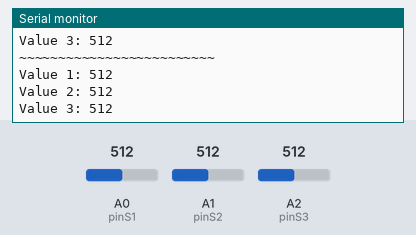
Bench run of a sketch on a simulated Arduino Uno, built with avr-gcc and run on an emulated ATmega328P. Shown: the last lines printed to the serial monitor. The inputs (shaded band) are chosen by the test bench; at power-on: A0 (pinS1) = 512, A1 (pinS2) = 512, A2 (pinS3) = 512.

Above: at 1.8 s.
1.9 s: A0 (pinS1) set to 716
At 2.8 s:
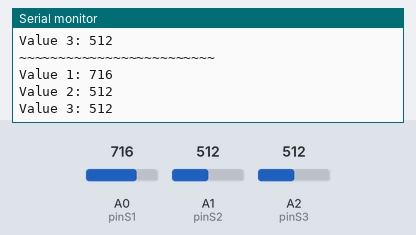
3.4 s: A1 (pinS2) set to 716
At 4.7 s:
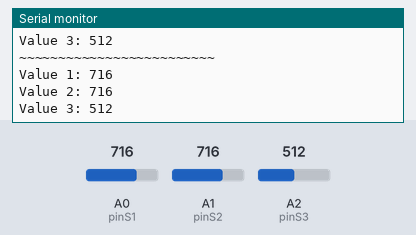
4.9 s: A2 (pinS3) set to 716
At 5.8 s:
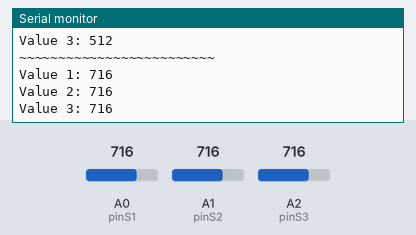
6.4 s: A0 (pinS1) set to 900
At 7.7 s:
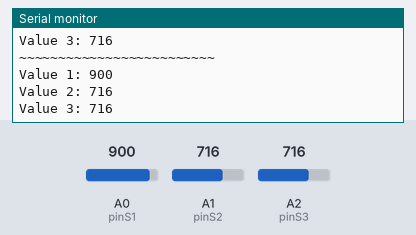
7.9 s: A1 (pinS2) set to 900
At 8.9 s:
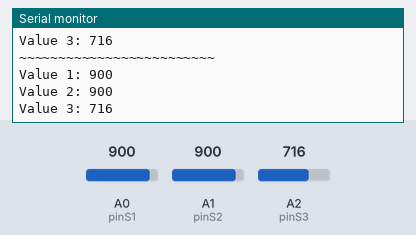
9.4 s: A2 (pinS3) set to 900
At 10.9 s:
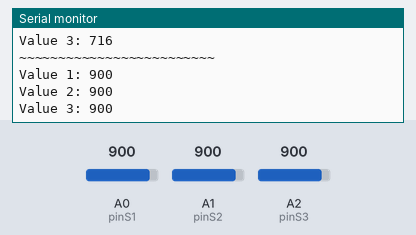
Timing chart, 0 to 11.9 s (numbered marks = the images above; inputs shaded):
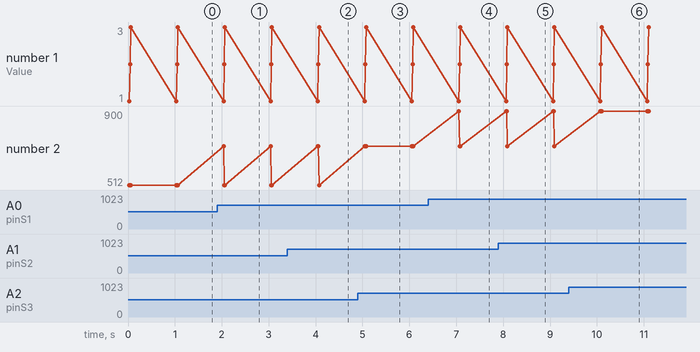

Measured:
- after the input at 1.9 s, the serial monitor: prints a new line after 0.14 s (image 1)
- after the input at 3.4 s, the serial monitor: prints a new line after 0.66 s (image 2)
- after the input at 4.9 s, the serial monitor: prints a new line after 0.18 s (image 3)
- after the input at 6.4 s, the serial monitor: prints a new line after 0.66 s (image 4)
- after the input at 7.9 s, the serial monitor: prints a new line after 0.18 s (image 5)
- after the input at 9.4 s, the serial monitor: prints a new line after 0.70 s (image 6)

The sketch:

UV.ino
```cpp
int pinS1 = A0;
int pinS2 = A1;
int pinS3 = A2;
float val = 0.000;

void setup() {
  Serial.begin(9600);
}

void loop() {
  Serial.println("~~~~~~~~~~~~~~~~~~~~~~~~~");
  Serial.print("Value 1: ");
  Serial.println(analogRead(pinS1));

  Serial.print("Value 2: ");
  Serial.println(analogRead(pinS2));

  Serial.print("Value 3: ");
  Serial.println(analogRead(pinS3));

  delay(1000);
}
```
